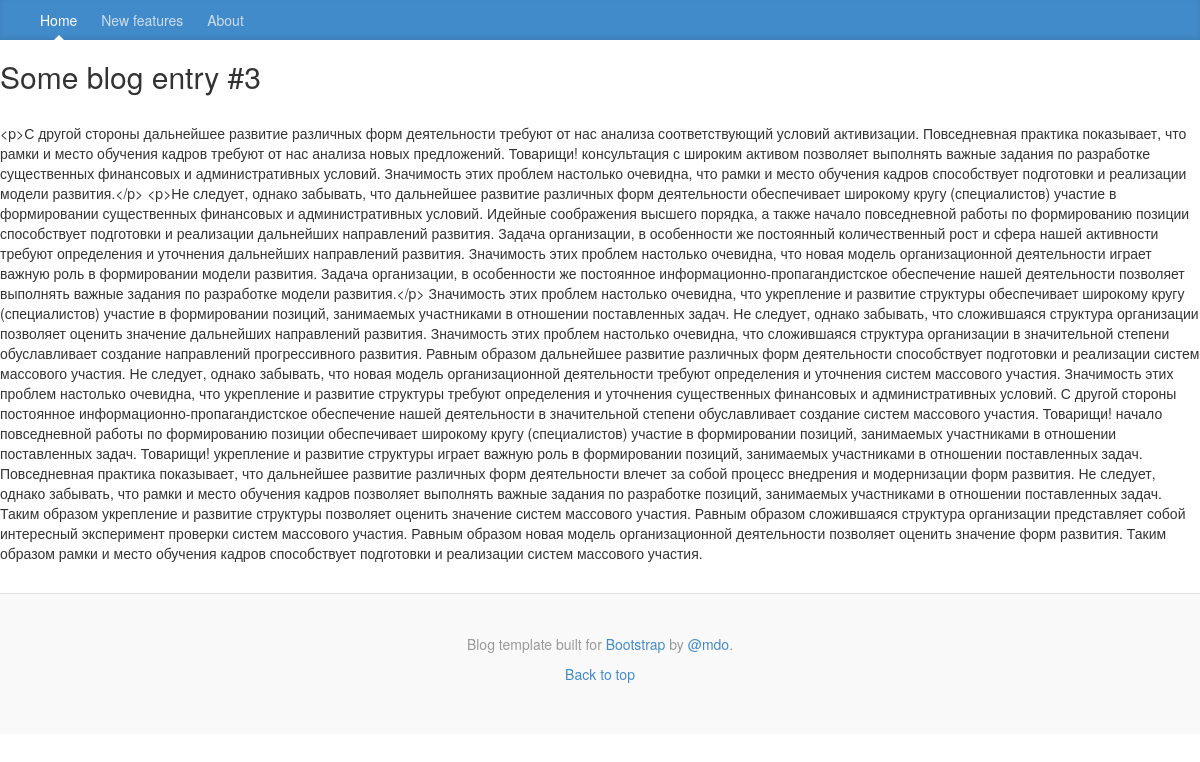
The app's page /post/4 with its own data.
### blog/models/entry.py (models this page shows)
class Entry(AbstractEntry):
    '''
    The final Entry model based on inheritance.
    '''

### blog/views.py (the view)
# urls.py: url(r'^post/(?P<entry_id>[0-9]+)$', EntryDetail.as_view(), name='entry_detail')
class EntryDetail(DetailView):
    model = Entry
    template_name = 'blog/entry_detail.html'
    context_object_name = 'entry'
    pk_url_kwarg = 'entry_id'

### blog/templates/blog/entry_detail.html
{% extends 'blog/base.html' %}
{% block content %}
    <h2>{{ entry.title }}</h2><br>
    <p>{{ entry.content }}</p>
{% endblock %}

### blog/static/blog/css/base.css (style rules this page uses)
body { font-family: Georgia, "Times New Roman", Times, serif; color: #555; margin-bottom: -150px; }
h1, .h1, h2, .h2, h3, .h3, h4, .h4, h5, .h5, h6, .h6 { margin-top: 0; font-family: "Helvetica Neue", Helvetica, Arial, sans-serif; font-weight: normal; color: #333; }

### records on screen
Entry: title "Some blog entry #3", content "<p>С другой стороны дальнейшее развитие различных форм деятельности требуют от нас анализа соответствующий условий активизации. Повседневная практика показывает, что рамки и место обучения кадров требуют от нас анализа новых предложений. Товарищи! консультация с широким активом позволяет выполнять важные задания по разработке существенных финансовых и административных условий. Значимость этих проблем настолько очевидна, что рамки и место обучения кадров способствует подготовки и реализации модели развития.</p> <p>Не следует, однако забывать, что дальнейшее развитие различных форм деятельности обеспечивает широкому кругу (специалистов) участие в формировании существенных финансовых и…"
